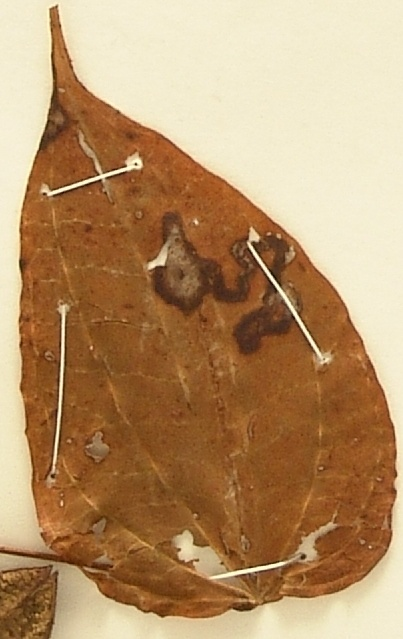
#> input picture Dioscoreaceae_Leafs/Sample Leafs/COL000287596_leaf_0.jpg, 403 x 639 px, given in place of COL000287596_leaf_0.png, which was not available
$ jupyter execute --allow-errors 'Copia de Drive_data_managment_utils.ipynb'   (shell and % lines are left out)   (text cells are left out)
#> lines starting #> are read from the running program, lines starting #| are printed output that depends on the picture; after the words box and inside, x2 and y2 are one past the last pixel; in counts of white or black regions, pixels touching at a corner belong together; pictures that were not available may be replaced by others from this repository, and a replacement may not be noted
[cell 1]
# Mount Google Drive
from google.colab import drive
drive.mount('/content/drive')

[cell 2]
import zipfile
import os


# Define paths
zip_file_path = '/content/drive/MyDrive/Github/projs/Dioscoreaceae Leafs/dioscorea_nyh.zip'
extracted_folder_path = '/content/drive/MyDrive/Github/projs/Dioscoreaceae Leafs/dioscorea_nyh'
output_directories = ['/content/drive/MyDrive/Github/projs/Dioscoreaceae Leafs/directory1/', '/content/drive/MyDrive/Github/projs/Dioscoreaceae Leafs/directory2/',
                      '/content/drive/MyDrive/Github/projs/Dioscoreaceae Leafs/directory3/', '/content/drive/MyDrive/Github/projs/Dioscoreaceae Leafs/directory4/',
                      '/content/drive/MyDrive/Github/projs/Dioscoreaceae Leafs/directory5/']

# Create directories if they don't exist
#for directory in output_directories:
    #os.makedirs(directory, exist_ok=True)

# Extract the zip file
#with zipfile.ZipFile(zip_file_path, 'r') as zip_ref:
    #zip_ref.extractall(extracted_folder_path)

# List all the extracted images in descending lexicographical order
#> (the rest of this cell did not finish here and is left out)

[cell 3]
import os

# Define paths
directory4_path = '/content/drive/MyDrive/Github/projs/Dioscoreaceae Leafs/directory4/'
directory5_path = '/content/drive/MyDrive/Github/projs/Dioscoreaceae Leafs/directory5/'

# List all the images in directory4 and directory5
#> (the rest of this cell did not finish here and is left out)

[cell 4]
import zipfile
import os

zip_file_path = '/content/drive/MyDrive/Github/projs/Dioscoreaceae Leafs/NYH_dioscorea/NYH_dioscorea_Last400ann.zip'
extracted_folder_path = '/content/drive/MyDrive/Github/projs/Dioscoreaceae Leafs/NYH_dioscorea/NYH_dioscorea_Last400ann'

# Extract the zip file
#> (the rest of this cell did not finish here and is left out)

[cell 5]
import os
import cv2
import xml.etree.ElementTree as ET

# Define the paths
xml_dir = "/content/drive/MyDrive/Github/projs/Dioscoreaceae Leafs/NYH_dioscorea/NYH_dioscorea_Last400ann"
image_dir = "/content/drive/MyDrive/Github/projs/Dioscoreaceae Leafs/NYH_dioscorea/Last400"
output_dir = "/content/drive/MyDrive/Github/projs/Dioscoreaceae Leafs/NYH_dioscorea/Last400crops"

# Create the output directory if it doesn't exist
os.makedirs(output_dir, exist_ok=True)

# Iterate through the XML files in the directory
#> (the rest of this cell did not finish here and is left out)

[cell 6]
import zipfile
import os

# Define the path of the folder containing the images
image_folder_path = '/content/drive/MyDrive/Github/projs/Dioscoreaceae Leafs/NYH_dioscorea/Last400crops'

# Define the name of the zip file
zip_filename = '/content/drive/MyDrive/Github/projs/Dioscoreaceae Leafs/NYH_dioscorea/Last400crops.zip'

# Create a new zip file
with zipfile.ZipFile(zip_filename, 'w') as zipf:
    # Add all files from the image folder to the zip file
    for root, dirs, files in os.walk(image_folder_path):
        for file in files:
            file_path = os.path.join(root, file)
            arcname = os.path.relpath(file_path, image_folder_path)
            zipf.write(file_path, arcname=arcname)

print(f'Images compressed and saved to {zip_filename}.')

[cell 7]
import zipfile
import os
import shutil

# Define the source and destination folders
source_zip = '/content/drive/MyDrive/dioscor_crops.zip'  # Specify the correct path
destination_folder = '/content/drive/MyDrive/few-shot-leaf-segmentation/data/images'  # Specify the correct path

# Create the destination folder if it doesn't exist
os.makedirs(destination_folder, exist_ok=True)

# Extract the zip file
#> (the rest of this cell did not finish here and is left out)

[cell 8]
import os

# Define the directory path
directory_path = '/content/drive/MyDrive/few-shot-leaf-segmentation/data/leaf_preds'

# Get a list of file names (excluding extensions)
#> (the rest of this cell did not finish here and is left out)

[cell 9]
import os

# Define the paths
images_dir = '/content/drive/MyDrive/few-shot-leaf-segmentation/data/images'
leaf_preds_dir = '/content/drive/MyDrive/few-shot-leaf-segmentation/data/vein_fl_preds'

# Get a list of all files in the images directory
#> (the rest of this cell did not finish here and is left out)

[cell 10]
from PIL import Image

# Open the image
image = Image.open('/content/COL000287596_leaf_0.png')  # Replace with the actual file path
#> image is the input picture: PIL image 403x639 RGB; mean R, G, B 182.1, 146, 105.9

# Convert the image to RGB mode (if it's not already in that mode)
image = image.convert('RGB')

# Get the RGB values from the image
rgb_values = list(image.getdata())
#> rgb_values = 257517 items

# Get unique RGB values
unique_rgb_values = list(set(rgb_values))
#> unique_rgb_values = 27902 items

# Print the unique RGB values
print(unique_rgb_values)
#> (printed output is left out)

[cell 11]
from PIL import Image
import os

# Define the input and output directory paths
input_directory = '/content/drive/MyDrive/few-shot-leaf-segmentation/data/vein_fl_preds'
output_directory = '/content/drive/MyDrive/vein_fl_preds_modified'

# Create the output directory if it doesn't exist
os.makedirs(output_directory, exist_ok=True)

# Get a list of all PNG files in the input directory
#> (the rest of this cell did not finish here and is left out)

[cell 12]
import cv2
import numpy as np
from google.colab.patches import cv2_imshow
binary_mask = cv2.imread('/content/drive/MyDrive/few-shot-leaf-segmentation/data/vein_fl_preds/00179829_leaf_0_bot.png', cv2.IMREAD_GRAYSCALE)
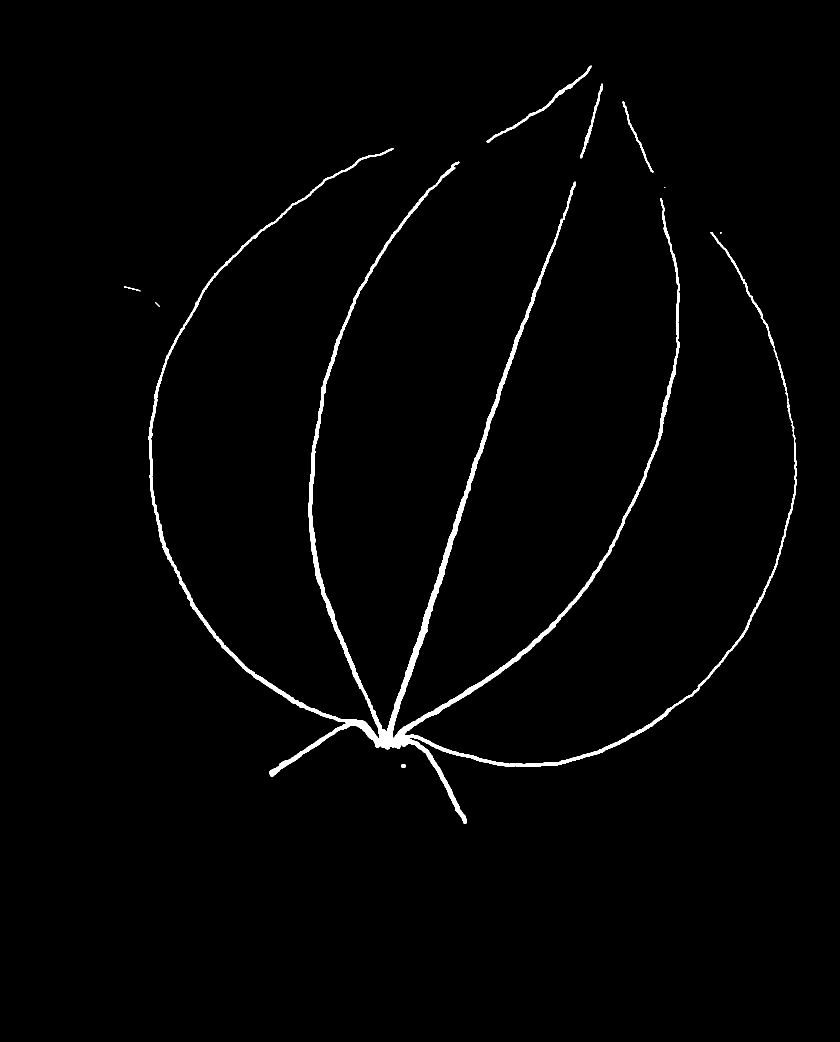
#> input picture Primary Nervation anns/00179829_leaf_0_bot.png, 1679 x 2084 px, found by its file name (shown at 1/2 size)
#> binary_mask: shape (2084, 1679); 1.5% white; 9 white regions (2 under 20 px), largest, box (x1, y1, x2, y2) and area: (297, 296, 1593, 1648) 49482, (973, 131, 1184, 285) 1278, (1160, 167, 1206, 317) 737

def filter_thin_structures(mask, kernel_size = 3):
    n = kernel_size

    # Step 1: Apply morphological erosion

    kernel = np.ones((n,n),np.uint8)  # Define a square structuring element of size nxn
    eroded_mask = cv2.erode(binary_mask, kernel, iterations=1)

    # Step 2: Apply morphological dilation

    dilated_mask = cv2.dilate(eroded_mask, kernel, iterations=1)

    # Show the result
    #cv2_imshow(dilated_mask)


    return dilated_mask


# Save the result
#cv2.imwrite('filtered_mask.png', filtered_mask)

[cell 13]
import cv2
import numpy as np

def filter_small_structures(dilated_mask):

    # Identify connected components
    num_labels, labels, stats, centroids = cv2.connectedComponentsWithStats(dilated_mask, connectivity=8)

    areas = stats[1:, cv2.CC_STAT_AREA]
    mean_squares_areas = np.sum(areas**2)/len(areas)

    # Define a threshold size (adjust as needed)
    min_component_size = mean_squares_areas**0.5

    # Filter out smaller components
    filtered_mask = np.zeros_like(binary_mask)
    for label in range(1, num_labels):
        if stats[label, cv2.CC_STAT_AREA] >= min_component_size:
            filtered_mask[labels == label] = 255

    # Show the result
    cv2_imshow(filtered_mask)
    return filtered_mask

# Save the filtered mask
#cv2.imwrite('filtered_mask.png', filtered_mask)

[cell 14]
import numpy as np
from skimage import morphology
import skan

def measure_branching(filtered_mask):
  if np.any(filtered_mask != 0):
    # Apply skeletonization
    skeleton = morphology.skeletonize(filtered_mask*1/255)
    sk = skan.Skeleton(skeleton)

    # Analyze the skeleton
    num_branch_points = np.sum(sk.degrees > 2)  # Count nodes with more than two neighbors

    # Print the number of branching points
    print(f'Number of branching points: {num_branch_points}')
    return num_branch_points
  else:
    print(f'Number of branching points: ', '0')
    return 0

[cell 15]
from skimage.morphology import medial_axis
import cv2
import matplotlib.pyplot as plt
from skimage.morphology import medial_axis
from mpl_toolkits.axes_grid1.inset_locator import zoomed_inset_axes, mark_inset

# Load binary mask
binary_mask = cv2.imread('/content/drive/MyDrive/few-shot-leaf-segmentation/data/vein_fl_preds/00248140_leaf_0_bot.png', cv2.IMREAD_GRAYSCALE)
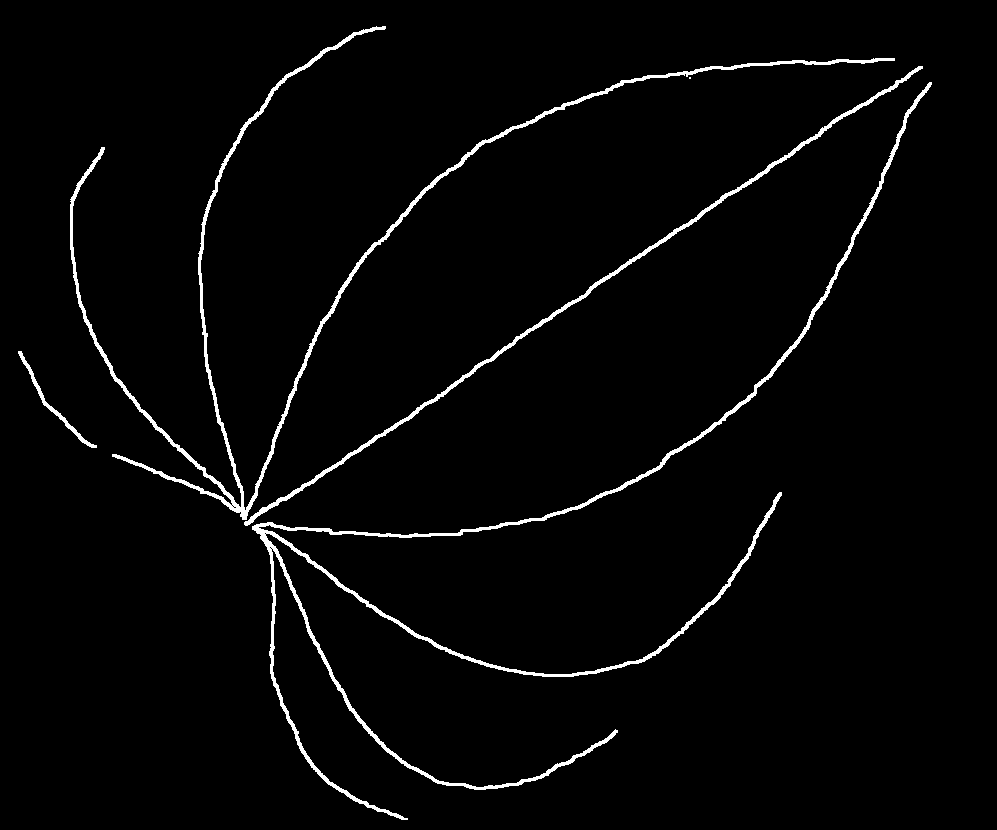
#> input picture Primary Nervation anns/00248140_leaf_0_bot.png, 997 x 830 px, found by its file name
#> binary_mask: shape (830, 997); 2.5% white; 5 white regions (1 under 20 px), largest, box (x1, y1, x2, y2) and area: (252, 82, 932, 820) 9152, (70, 26, 895, 520) 7666, (244, 66, 923, 526) 3320, (18, 351, 97, 448) 497

# Compute the medial axis (skeleton) and the distance transform
skel, distance = medial_axis(binary_mask, return_distance=True)
#> skel: shape (830, 997) bool; 0.64% white in thin lines or dots, all inside (x1, y1, x2, y2) = (18, 26, 932, 820)

# Distance to the background for pixels of the skeleton
dist_on_skel = distance * skel

# Create a figure and axes
fig, ax = plt.subplots(1, 1, figsize=(10, 10))

# Display the skeleton image
im = ax.imshow(dist_on_skel, cmap='magma')
ax.axis('off')

# Create a zoomed-in inset
axins = zoomed_inset_axes(ax, zoom=4, loc='upper right')
axins.imshow(dist_on_skel, cmap='magma')

# Set the limits of the zoomed-in inset
x1, x2, y1, y2 = 370, 510, 440, 580  # Adjust these values based on your preference
axins.set_xlim(x1, x2)
axins.set_ylim(y2, y1)

# Fix the orientation of the inset
axins.set_axes_locator(axins.get_axes_locator())

# Mark the region of the zoomed-in inset on the main plot
_patch, pp1, pp2 = mark_inset(ax, axins, loc1=2, loc2=4, fc="none", ec="blue")
pp1.loc1, pp1.loc2 = 2, 3  # inset corner 1 to origin corner 4 (would expect 1)
pp2.loc1, pp2.loc2 = 4, 1  # inset corner 3 to origin corner 2 (would expect 3)

plt.show()

[cell 16]
# Create a figure and axes
fig, ax = plt.subplots(1, 1, figsize=(10, 10))

# Display the skeleton image
im = ax.imshow(binary_mask, cmap=plt.cm.gray)
ax.axis('off')

# Create a zoomed-in inset
axins = zoomed_inset_axes(ax, zoom=4, loc='upper right')
axins.imshow(binary_mask, cmap=plt.cm.gray)

# Set the limits of the zoomed-in inset
x1, x2, y1, y2 = 370, 510, 440, 580  # Adjust these values based on your preference
axins.set_xlim(x1, x2)
axins.set_ylim(y2, y1)

# Fix the orientation of the inset
axins.set_axes_locator(axins.get_axes_locator())

# Mark the region of the zoomed-in inset on the main plot
_patch, pp1, pp2 = mark_inset(ax, axins, loc1=2, loc2=4, fc="none", ec="blue")
pp1.loc1, pp1.loc2 = 2, 3  # inset corner 1 to origin corner 4 (would expect 1)
pp2.loc1, pp2.loc2 = 4, 1  # inset corner 3 to origin corner 2 (would expect 3)

plt.show()

[cell 17]
from skan import Skeleton, summarize
from skan import draw
#> (the rest of this cell did not finish here and is left out)

[cell 18]
binary_mask = cv2.imread('/content/drive/MyDrive/few-shot-leaf-segmentation/data/vein_fl_preds/00179829_leaf_0_bot.png', cv2.IMREAD_GRAYSCALE)

m = 3
mask1 = filter_thin_structures(binary_mask, kernel_size = m)
mask2 = filter_small_structures(mask1)
#> in filter_small_structures, `num_labels, labels, stats, centroids = cv2.connectedComponentsWithStat..`: num_labels = 17; stats = 17 rows, first 6: [0, 0, 1679, 2084, 3447271], [974, 132, 209, 153, 1268], [1160, 168, 46, 148, 730], [1245, 203, 62, 142, 569], [297, 296, 1296, 1352, 47854], [1421, 464, 105, 173, 780]; centroids = 17 rows, first 8: [838.2, 1041.4], [1085.9, 210.1], [1183.2, 244.1], [1273.4, 274.4], [859.7, 1105.6], [1477.7, 549.4], [1441, 465], [1531.7, 648.8]
#> in filter_small_structures, `areas = stats[1:, cv2.CC_STAT_AREA]`: areas = [1268, 730, 569, 47854, 780, 9, 69, 125, 178, 23, 9, 47, 9, 26, 9, 60]
#> in filter_small_structures, `mean_squares_areas = np.sum(areas**2)/len(areas)`: mean_squares_areas = -125114355.4
#> in filter_small_structures, `min_component_size = mean_squares_areas**0.5`: min_component_size = nan
measure_branching(mask2)
#> Out = 0
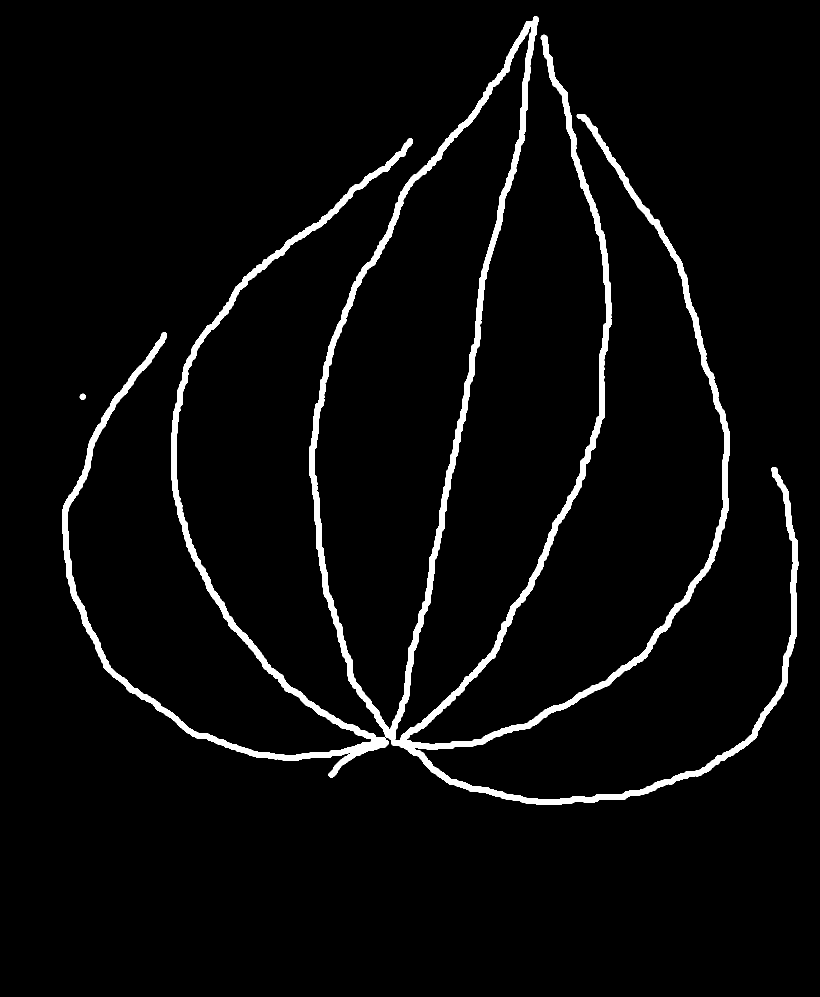
#> input picture Primary Nervation anns/00179839_leaf_0_bot.png, 1639 x 1993 px, found by its file name (shown at 1/2 size)

[cell 19]
import matplotlib.pyplot as plt

# Define a range of values for m (from 2 to 6)
m_values = list(range(2, 7))

# Initialize an empty list to store the results
branching_values = []

# Loop through different values of m
#> (the rest of this cell did not finish here and is left out)

    mask2 = filter_small_structures(mask1)
#> in filter_small_structures (call 2), `num_labels, labels, stats, centroids = cv2.connectedComponentsWithStat..`:
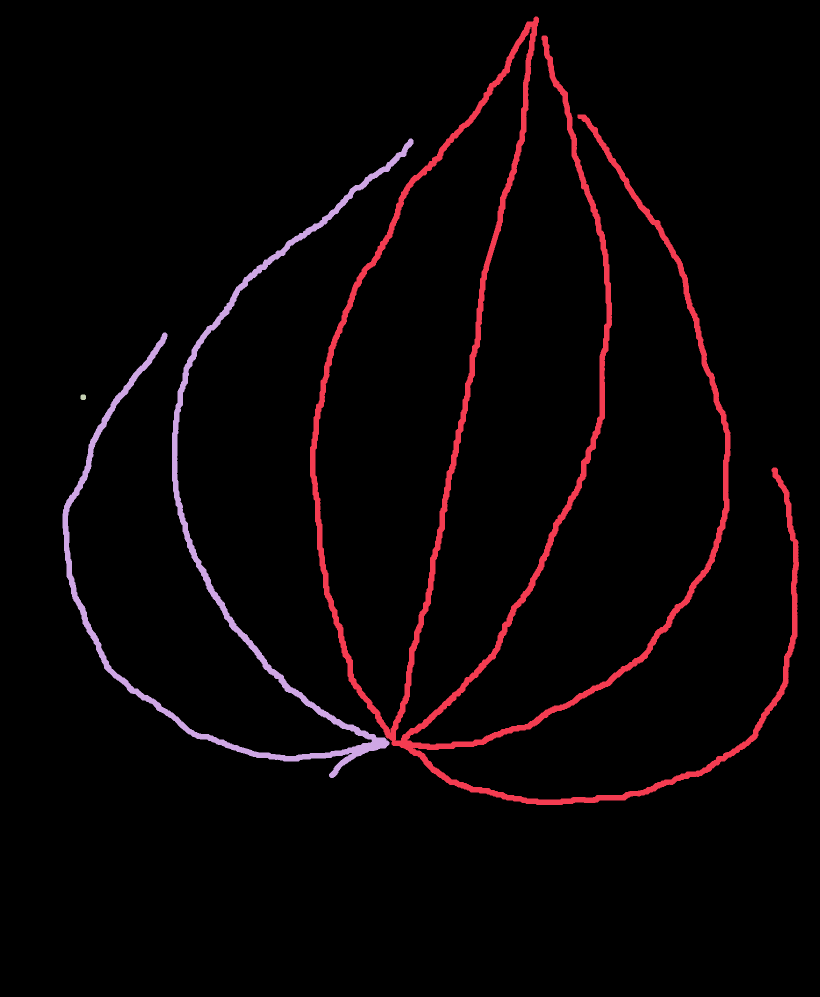
#> labels: shape (1993, 1639) int32 (shown at 1/2 size); 4 distinct labels, from 0 to 3; one colour per label, 0 black
#> in filter_small_structures (call 2), `num_labels, labels, stats, centroids = cv2.connectedComponentsWithStat..`: num_labels = 4; stats = [[0, 0, 1639, 1993, 3140364], [620, 33, 978, 1577, 90092], [125, 277, 702, 1279, 35962], [161, 789, 11, 11, 109]]; centroids = [[816, 997.3], [1074.4, 931.3], [439.7, 1047.4], [166, 794]]
#> in filter_small_structures (call 2), `areas = stats[1:, cv2.CC_STAT_AREA]`: areas = [90092, 35962, 109]
#> in filter_small_structures (call 2), `mean_squares_areas = np.sum(areas**2)/len(areas)`: mean_squares_areas = 273303732.3
#> in filter_small_structures (call 2), `min_component_size = mean_squares_areas**0.5`: min_component_size = 16531.9
    branching_value = measure_branching(mask2)
    branching_values.append(branching_value)

# Create a plot
plt.plot(m_values, branching_values, marker='o')
plt.xlabel('m')
plt.ylabel('Branching Value')
plt.title('Effect of m on Branching Value')
plt.grid(True)
plt.show()

[cell 20]
binary_mask = cv2.imread('/content/drive/MyDrive/few-shot-leaf-segmentation/data/vein_fl_preds/00179829_leaf_0_bot.png', cv2.IMREAD_GRAYSCALE)

m = 2
mask1 = filter_thin_structures(binary_mask, kernel_size = m)
#> call 3 of filter_thin_structures, with kernel_size = 2
#> in filter_thin_structures (call 3), `dilated_mask = cv2.dilate(eroded_mask, kernel, iterations=1)`:
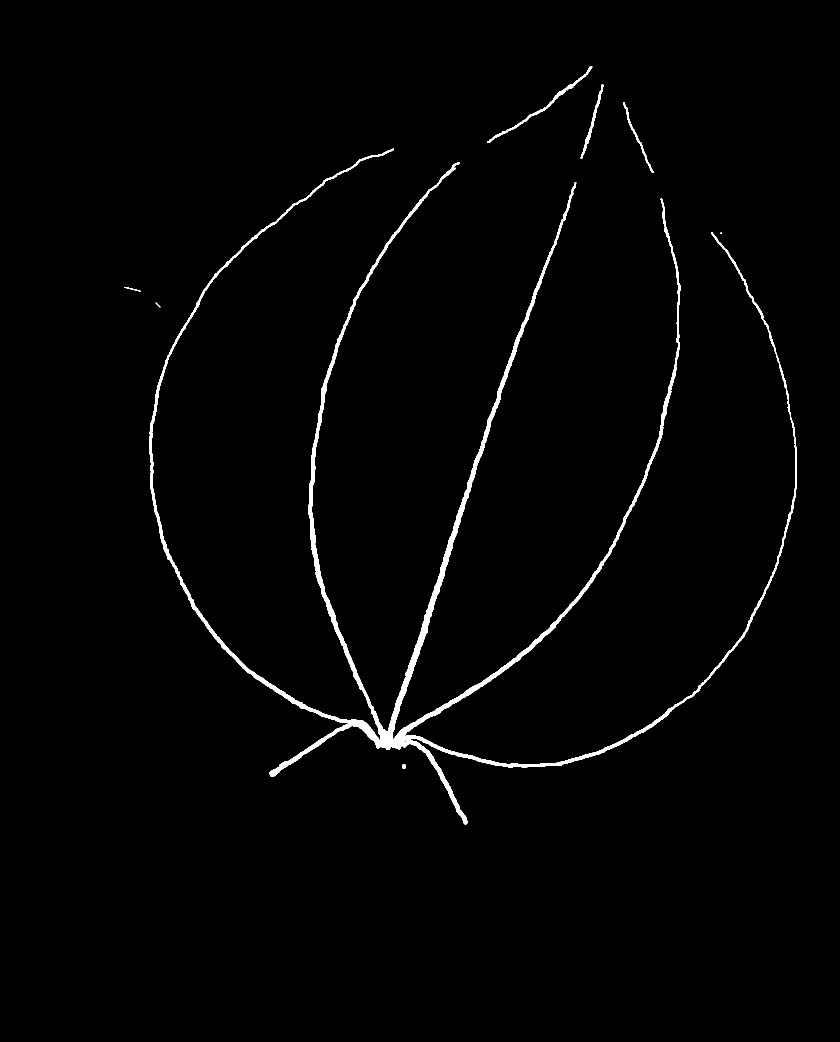
#> dilated_mask: shape (2084, 1679) (shown at 1/2 size); 1.5% white; 8 white regions (1 under 20 px), largest, box (x1, y1, x2, y2) and area: (298, 297, 1594, 1649) 49449, (974, 132, 1185, 286) 1278, (1161, 168, 1207, 318) 736
mask2 = filter_small_structures(mask1)
measure_branching(mask2)
#> Out = 0
